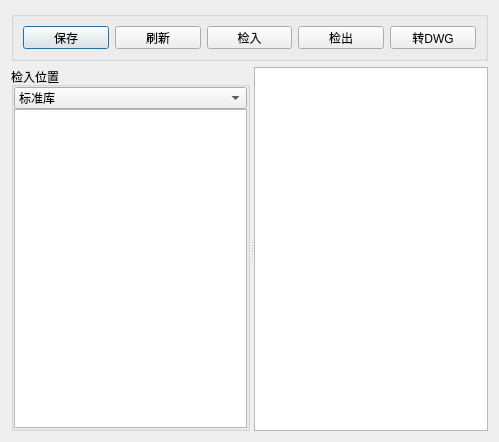
<?xml version="1.0" encoding="UTF-8"?>
<ui version="4.0">
 <class>edit</class>
 <widget class="QDialog" name="edit">
  <property name="geometry">
   <rect>
    <x>0</x>
    <y>0</y>
    <width>499</width>
    <height>442</height>
   </rect>
  </property>
  <property name="windowTitle">
   <string>编辑</string>
  </property>
  <layout class="QGridLayout" name="gridLayout">
   <item row="0" column="0">
    <widget class="QGroupBox" name="groupBox_10">
     <property name="maximumSize">
      <size>
       <width>16777215</width>
       <height>50</height>
      </size>
     </property>
     <property name="title">
      <string/>
     </property>
     <layout class="QGridLayout" name="gridLayout_17">
      <item row="0" column="0">
       <widget class="QPushButton" name="btnSaveEdit">
        <property name="text">
         <string>保存</string>
        </property>
       </widget>
      </item>
      <item row="0" column="2">
       <widget class="QPushButton" name="btnCheckInEdit">
        <property name="text">
         <string>检入</string>
        </property>
       </widget>
      </item>
      <item row="0" column="1">
       <widget class="QPushButton" name="btnUpdateEdit">
        <property name="text">
         <string>刷新</string>
        </property>
       </widget>
      </item>
      <item row="0" column="4">
       <widget class="QPushButton" name="btnGenDwg">
        <property name="text">
         <string>转DWG</string>
        </property>
       </widget>
      </item>
      <item row="0" column="3">
       <widget class="QPushButton" name="btnCheckOutEdit">
        <property name="text">
         <string>检出</string>
        </property>
       </widget>
      </item>
     </layout>
    </widget>
   </item>
   <item row="1" column="0">
    <widget class="QSplitter" name="splitter_3">
     <property name="orientation">
      <enum>Qt::Orientation::Horizontal</enum>
     </property>
     <widget class="QStackedWidget" name="stackedWidgetEdit">
      <widget class="QWidget" name="pagCheckInEdit">
       <layout class="QGridLayout" name="gridLayout_19">
        <property name="leftMargin">
         <number>0</number>
        </property>
        <property name="topMargin">
         <number>0</number>
        </property>
        <property name="rightMargin">
         <number>0</number>
        </property>
        <property name="bottomMargin">
         <number>0</number>
        </property>
        <property name="spacing">
         <number>0</number>
        </property>
        <item row="0" column="0">
         <widget class="QGroupBox" name="groupEditTreeView">
          <property name="title">
           <string>检入位置</string>
          </property>
          <layout class="QGridLayout" name="gridLayout_18">
           <property name="leftMargin">
            <number>0</number>
           </property>
           <property name="topMargin">
            <number>0</number>
           </property>
           <property name="rightMargin">
            <number>0</number>
           </property>
           <property name="bottomMargin">
            <number>0</number>
           </property>
           <property name="spacing">
            <number>0</number>
           </property>
           <item row="1" column="0">
            <widget class="QTreeView" name="treeViewEdit">
             <property name="editTriggers">
              <set>QAbstractItemView::EditTrigger::NoEditTriggers</set>
             </property>
             <attribute name="headerVisible">
              <bool>false</bool>
             </attribute>
            </widget>
           </item>
           <item row="0" column="0">
            <widget class="QComboBox" name="combGitChoiceEdit">
             <item>
              <property name="text">
               <string>标准库</string>
              </property>
             </item>
             <item>
              <property name="text">
               <string>元器件库</string>
              </property>
             </item>
            </widget>
           </item>
          </layout>
         </widget>
        </item>
       </layout>
      </widget>
     </widget>
     <widget class="QTableView" name="tvEdit"/>
    </widget>
   </item>
  </layout>
 </widget>
 <resources/>
 <connections/>
</ui>
